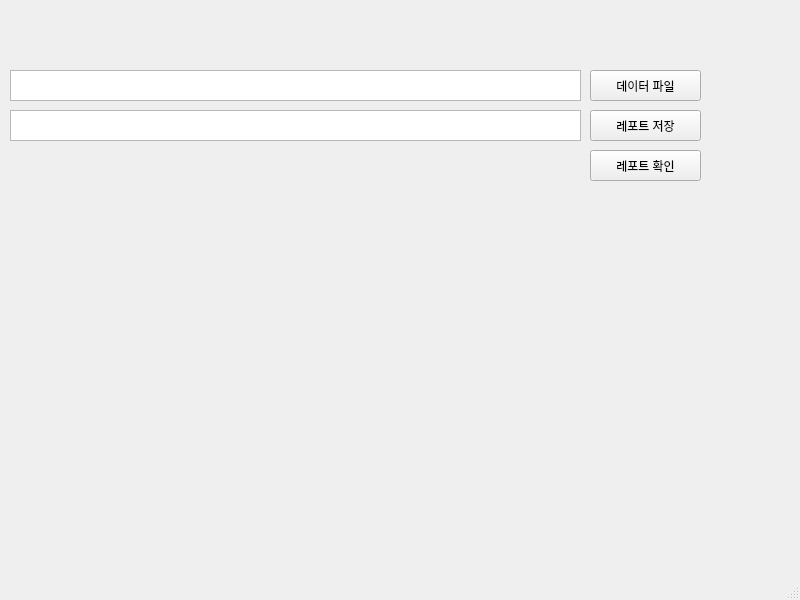
<?xml version="1.0" encoding="UTF-8"?>
<ui version="4.0">
 <class>MainWindow</class>
 <widget class="QMainWindow" name="MainWindow">
  <property name="geometry">
   <rect>
    <x>0</x>
    <y>0</y>
    <width>800</width>
    <height>600</height>
   </rect>
  </property>
  <property name="windowTitle">
   <string>MainWindow</string>
  </property>
  <widget class="QWidget" name="centralwidget">
   <widget class="QPushButton" name="pushButton">
    <property name="geometry">
     <rect>
      <x>590</x>
      <y>70</y>
      <width>111</width>
      <height>31</height>
     </rect>
    </property>
    <property name="text">
     <string>데이터 파일</string>
    </property>
   </widget>
   <widget class="QTextEdit" name="textEdit">
    <property name="geometry">
     <rect>
      <x>10</x>
      <y>70</y>
      <width>571</width>
      <height>31</height>
     </rect>
    </property>
   </widget>
   <widget class="QPushButton" name="pushButton_2">
    <property name="geometry">
     <rect>
      <x>590</x>
      <y>110</y>
      <width>111</width>
      <height>31</height>
     </rect>
    </property>
    <property name="text">
     <string>레포트 저장</string>
    </property>
   </widget>
   <widget class="QPushButton" name="pushButton_3">
    <property name="geometry">
     <rect>
      <x>590</x>
      <y>150</y>
      <width>111</width>
      <height>31</height>
     </rect>
    </property>
    <property name="text">
     <string>레포트 확인</string>
    </property>
   </widget>
   <widget class="QTextEdit" name="textEdit_2">
    <property name="geometry">
     <rect>
      <x>10</x>
      <y>110</y>
      <width>571</width>
      <height>31</height>
     </rect>
    </property>
   </widget>
  </widget>
  <widget class="QMenuBar" name="menubar">
   <property name="geometry">
    <rect>
     <x>0</x>
     <y>0</y>
     <width>800</width>
     <height>21</height>
    </rect>
   </property>
  </widget>
  <widget class="QStatusBar" name="statusbar"/>
 </widget>
 <resources/>
 <connections/>
</ui>
